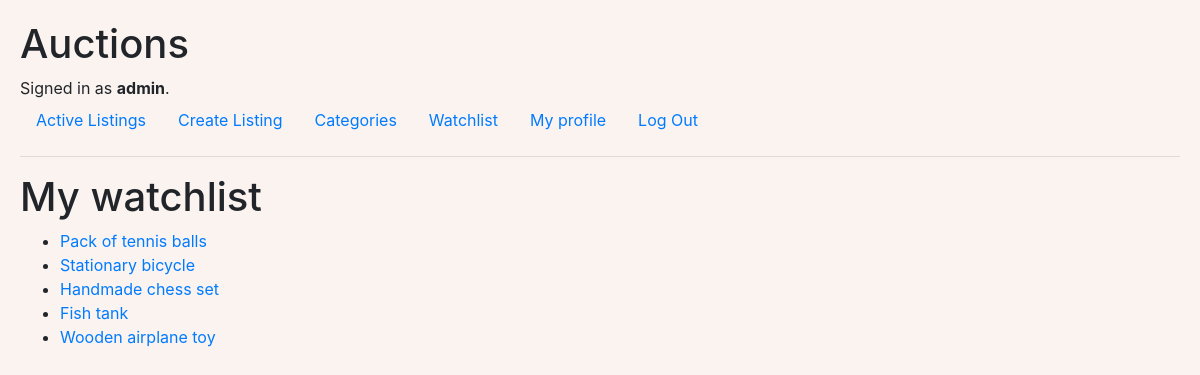
Screenshot of /watchlist (signed in) with the database file from the repository.
### auctions/models.py (models this page shows)
class User(AbstractUser):
    pass

class Listing(models.Model):
    active = models.BooleanField(default=True)
    bid_step = models.FloatField(default=0.1)
    category = models.ForeignKey(
        Category, on_delete=models.CASCADE, related_name="listings", blank=True, null=True)
    description = models.TextField(max_length=300)
    photo = models.ImageField(
        upload_to="listing-images", blank=True, null=True)
    price = models.FloatField()
    pub_date = models.DateTimeField("date published")
    title = models.CharField(max_length=20)
    user = models.ForeignKey(
        User, on_delete=models.CASCADE, related_name="listings")
    winner = models.ForeignKey(
        User, on_delete=models.CASCADE, related_name="won_listings", blank=True, null=True)
    def __str__(self):
        return self.title

### auctions/views.py (the view)
# urls.py: path("watchlist", views.watchlist, name="watchlist"),
@login_required
def watchlist(request):
    try:
        Watchlist.objects.get(user=request.user)
    except:
        Watchlist.objects.create(
            user=request.user,
        )
    return render(request, "auctions/watchlist.html", {
        "watchlist": Watchlist.objects.get(user=request.user)
    })

### auctions/templates/auctions/watchlist.html
{% extends "auctions/layout.html" %}
{% block body %}
<h1>My watchlist</h1>
<ul>
    {% for listing in watchlist.listings.all %}
    <li><a href="{% url 'listing' listing.id %}">{{ listing }}</a></li>
    {% endfor %}
</ul>
{% endblock %}

### auctions/templates/auctions/layout.html (shortened to what this page needs)
{% load static %}
<!DOCTYPE html>
<html lang="en">
<head>
    <link rel="stylesheet" href="https://stackpath.bootstrapcdn.com/bootstrap/4.4.1/css/bootstrap.min.css"
>
    <link href="{% static 'auctions/styles.css' %}" rel="stylesheet">
</head>
<body>
    <h1>Auctions</h1>
    <div>
        {% if user.is_authenticated %}
        Signed in as <strong>{{ user.username }}</strong>.
        {% else %}
        Not signed in.
        {% endif %}
    </div>
    <ul class="nav">
        <li class="nav-item">
            <a class="nav-link" href="{% url 'index' %}">Active Listings</a>
        </li>
        <li class="nav-item">
            <a class="nav-link" href="{% url 'new-listing' %}">Create Listing</a>
        </li>
        <li class="nav-item">
            <a class="nav-link" href="{% url 'categories' %}">Categories</a>
        </li>
        {% if user.is_authenticated %}
        <li class="nav-item">
            <a class="nav-link" href="{% url 'watchlist' %}">Watchlist</a>
        </li>
        <li class="nav-item">
            <a class="nav-link" href="{% url 'user' user.username %}">My profile</a>
        </li>
        <li class="nav-item">
            <a class="nav-link" href="{% url 'logout' %}">Log Out</a>
        </li>
        {% endif %}
    </ul>
    <hr>
    {% block body %}
    {% endblock %}
</body>
</html>

### auctions/static/auctions/styles.css (style rules this page uses)
body { padding: 20px; background-color: #FAF3F0; }

### rows the page displays
User: username "admin"
Listing: title "Pack of tennis balls"
Listing: title "Stationary bicycle"
Listing: title "Handmade chess set"
Listing: title "Fish tank"
Listing: title "Wooden airplane toy"
